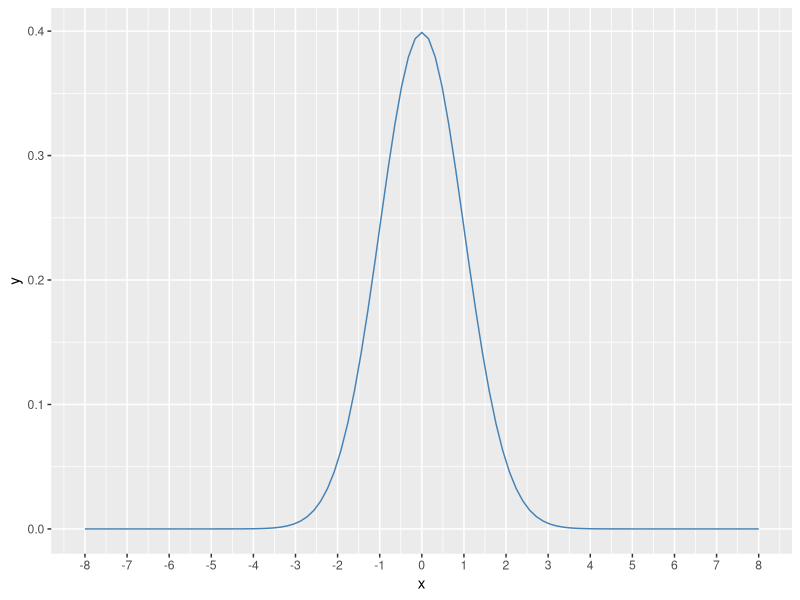
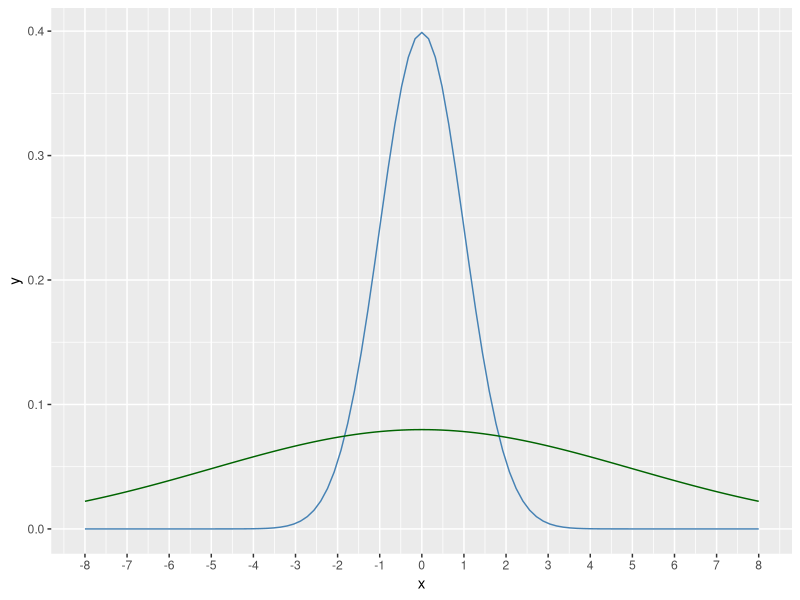
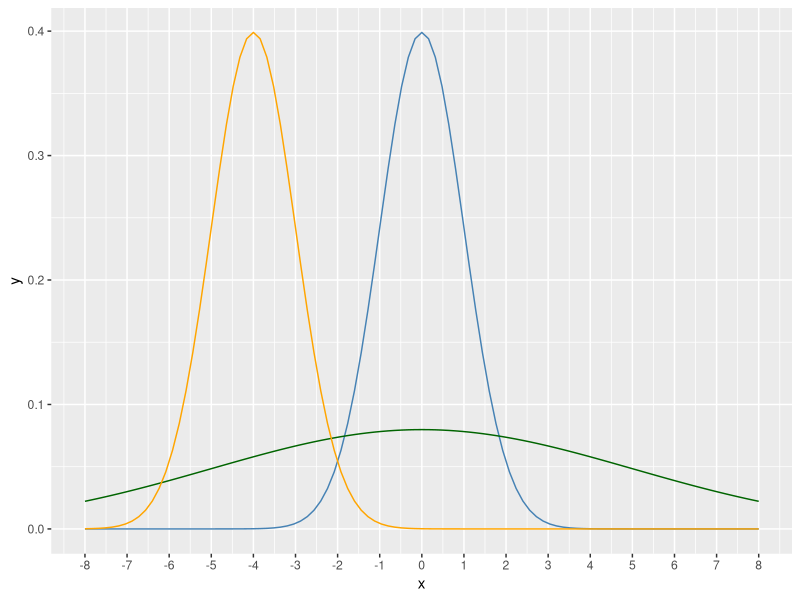
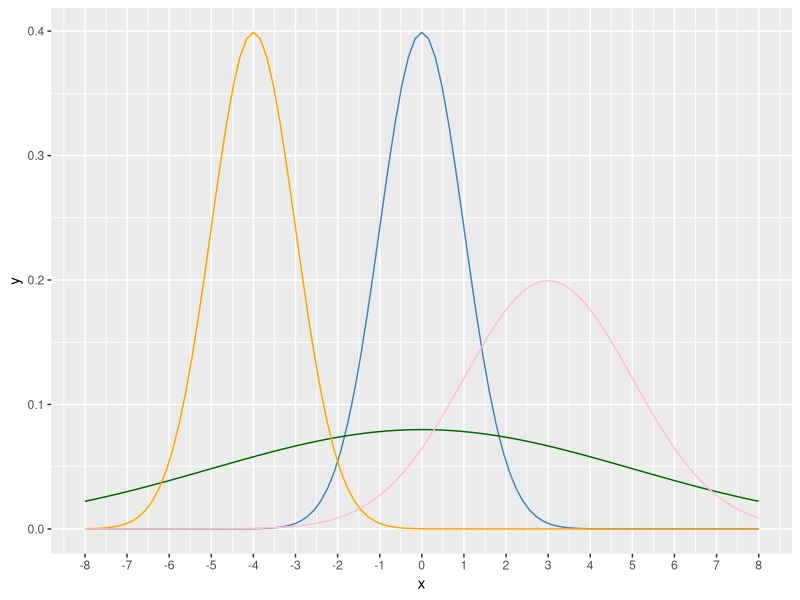

Write the R code that produced these figures, in order.
# ---- 0. Setup and load libraries, if any ----

library(ggplot2)  # load the graphing library

if(!require("rstudioapi")) install.packages("rstudioapi")
setwd(dirname(getSourceEditorContext()$path))  # set working directory


# ---- 1. Standard Normal distribution ----

x <- seq(-8,8,0.1)  # xaxis values

ggplot(data.frame(x), aes(x)) +
  stat_function(fun=dnorm, args=list(mean=0, sd=1), color='steelblue') +
  scale_x_continuous(breaks=c(-8:8))


# What happens if we change the standard deviation, but keep the mean the same?


# ---- 2. Changing the sd ----

ggplot(data.frame(x), aes(x)) +
  stat_function(fun=dnorm, args=list(mean=0, sd=1), color='steelblue') +
  stat_function(fun=dnorm, args=list(mean=0, sd=5), color='dark green') +
  scale_x_continuous(breaks=c(-8:8))


# ---- 3. Changing the mean ----

ggplot(data.frame(x), aes(x)) +
  stat_function(fun=dnorm, args=list(mean=0, sd=1), color='steelblue') +
  stat_function(fun=dnorm, args=list(mean=0, sd=5), color='dark green') +
  stat_function(fun=dnorm, args=list(mean=-4, sd=1), color='orange') +
  scale_x_continuous(breaks=c(-8:8))
  
  
# ---- 4. Changing both the mean and sd ----
  
ggplot(data.frame(x), aes(x)) +
  stat_function(fun=dnorm, args=list(mean=0, sd=1), color='steelblue') +
  stat_function(fun=dnorm, args=list(mean=0, sd=5), color='dark green') +
  stat_function(fun=dnorm, args=list(mean=-4, sd=1), color='orange') + 
  stat_function(fun=dnorm, args=list(mean=3, sd=2), color='pink') +
  scale_x_continuous(breaks=c(-8:8))
